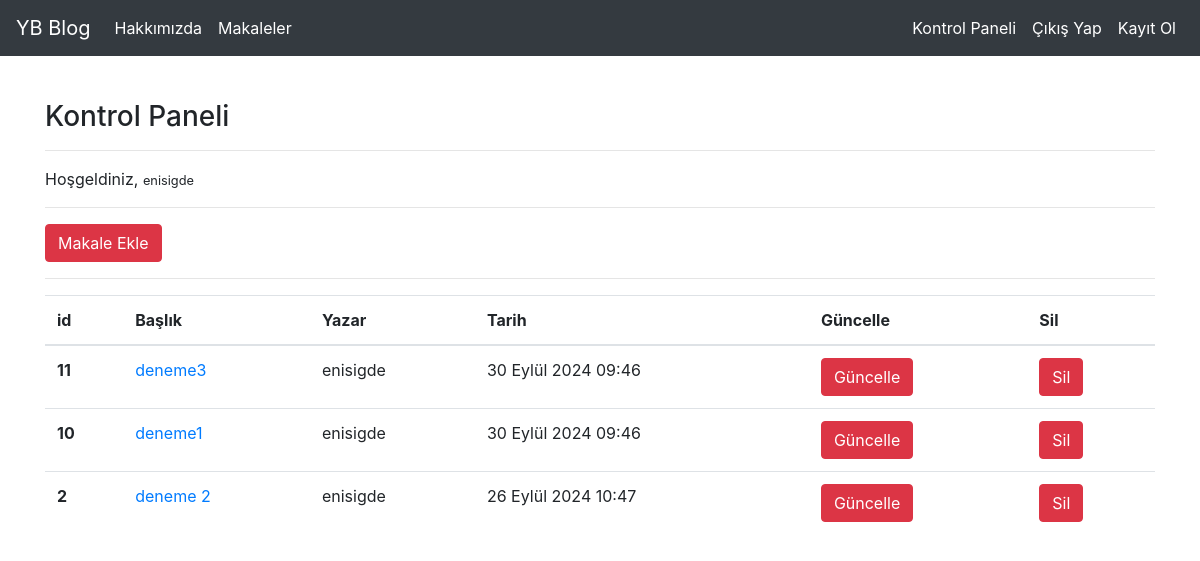
Screenshot of /articles/dashboard/ (signed in) with the database file from the repository.
### article/models.py (models this page shows, shortened)
class Article(models.Model):
    author = models.ForeignKey("auth.User",on_delete = models.CASCADE,verbose_name = "Yazar ")
    title = models.CharField(max_length = 50,verbose_name = "Başlık")
    content = RichTextField()
    created_date = models.DateTimeField(auto_now_add=True,verbose_name="Oluşturulma Tarihi")
    article_image = models.FileField(blank = True,null = True,verbose_name="Makaleye Fotoğraf Ekleyin")
    class Meta:
        ordering = ['-created_date']

### article/views.py (the view)
# urls.py: path('dashboard/',views.dashboard,name = "dashboard"),
@login_required(login_url = "user:login")
def dashboard(request):
    articles = Article.objects.filter(author = request.user)
    context = {
        "articles":articles
    }
    return render(request,"dashboard.html",context)

### templates/dashboard.html
{% extends "layout.html" %}
{% block body %}
<h3>Kontrol Paneli</h3>
<hr>
<p>
    Hoşgeldiniz, <small>{{request.user.username}}</small>
</p>
<hr>
<a class = "btn btn-danger" href = "{% url 'article:addarticle' %}">Makale Ekle </a>
<hr>
{% if articles %}
<table class="table">
        <thead>
          <tr>
            <th scope="col">id</th>
            <th scope="col">Başlık</th>
            <th scope="col">Yazar</th>
            <th scope="col">Tarih</th>
            <th scope="col">Güncelle</th>
            <th scope="col">Sil</th>
          </tr>
        </thead>
        <tbody>
          {% for article in articles %}
          <tr>
            <th scope="row">{{article.id}}</th>
            <td><a href="{% url 'article:detail' article.id %}">{{article.title}}</a></td>
            <td>{{article.author.username}}</td>
            <td>{{article.created_date}}</td>
            <td><a href="{% url 'article:update' article.id %}" class = "btn btn-danger">Güncelle</a></td>
            <td><a href="{% url 'article:delete' article.id %}" class = "btn btn-danger">Sil</a> </td>
          </tr>
          {% endfor %}
        </tbody>
      </table>
{% else %}
<div class = "alert alert-danger">
    Henüz bir makaleniz bulunmuyor...
</div>
{% endif %}
{% endblock body %}

### templates/layout.html (shortened to what this page needs)
<!DOCTYPE html>
{% load static %}
<html lang="en">
<head>
    <link rel="stylesheet" href="https://maxcdn.bootstrapcdn.com/bootstrap/4.0.0-alpha.6/css/bootstrap.min.css">
</head>
<body>
        {% include "includes/navbar.html" %}
        <div style = "margin-top : 100px; margin-bottom:100px;" class = "container">
            {% block body %}
            {% endblock body %}
        </div>
      <link href="https://maxcdn.bootstrapcdn.com/bootstrap/4.5.2/css/bootstrap.min.css" rel="stylesheet">
    </body>
</html>

### templates/includes/navbar.html (shortened to what this page needs)
<nav class="navbar navbar-expand-md navbar-dark fixed-top bg-dark">
        <a class="navbar-brand" href="{% url 'index'  %}">YB Blog</a>
        <div class="collapse navbar-collapse" id="navbarCollapse">
          <ul class="navbar-nav mr-auto">
            <li class="nav-item active">
              <a class="nav-link" href="{% url 'about'  %}">Hakkımızda</a>
            </li>
            <li class="nav-item active">
                <a class="nav-link" href="{% url 'article:articles'  %}">Makaleler</a>
            </li>
          </ul>
          <ul class="navbar-nav ml-auto">
          {% if request.user.is_authenticated %}
          <li class="nav-item active">
            <a class="nav-link" href="{% url 'article:dashboard'  %}">Kontrol Paneli</a>
          </li>
          <li class="nav-item active">
            <a class="nav-link" href="{% url 'user:logout'  %}">Çıkış Yap</a>
          </li>
          {% else %}
          <li class="nav-item active">
            <a class="nav-link" href="{% url 'user:login'  %}">Giriş Yap</a>
          </li>
          {% endif %}
          <li class="nav-item active">
            <a class="nav-link" href="{% url 'user:register'  %}">Kayıt Ol</a>
          </li>
          </ul>
        </div>
</nav>

### rows the page displays
Article: id "11", title "deneme3", author.username "enisigde", created_date "30 Eylül 2024 09:46"
Article: id "10", title "deneme1", author.username "enisigde", created_date "30 Eylül 2024 09:46"
Article: id "2", title "deneme 2", author.username "enisigde", created_date "26 Eylül 2024 10:47"

### other values shown
{{ request.user.username }} "enisigde"
